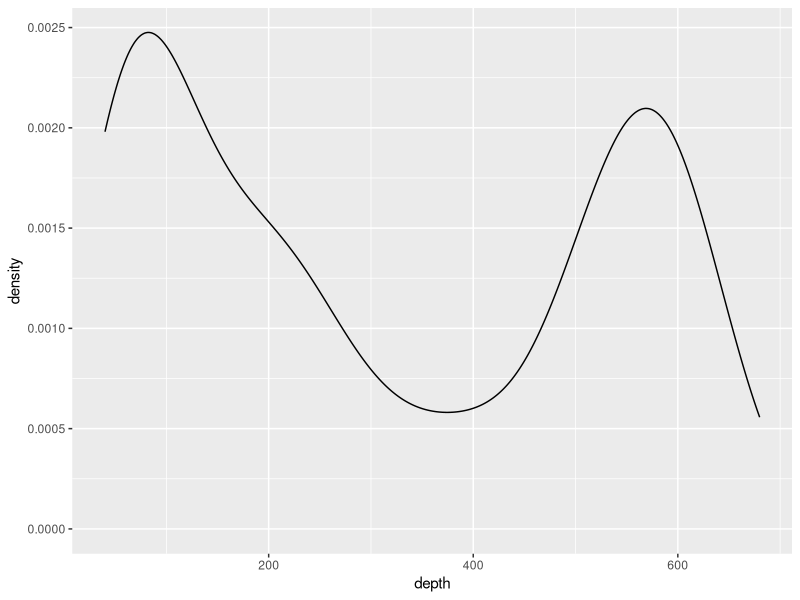
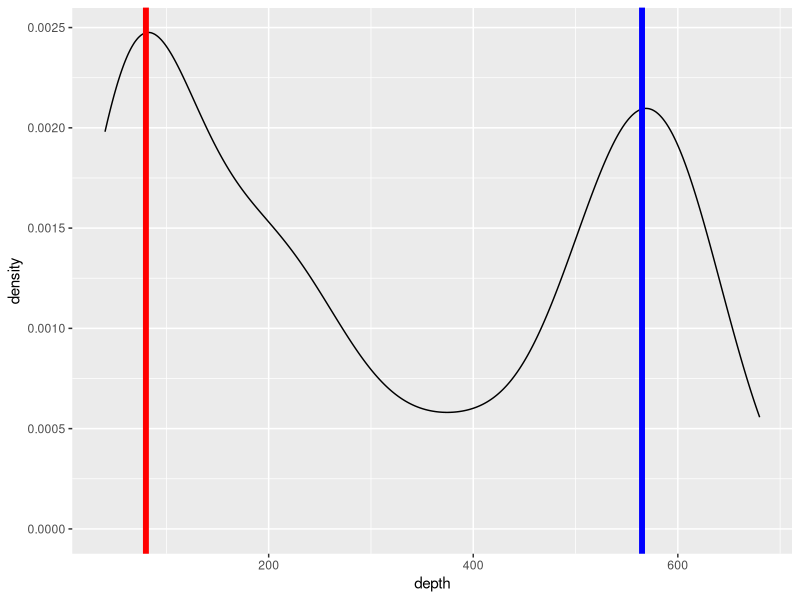
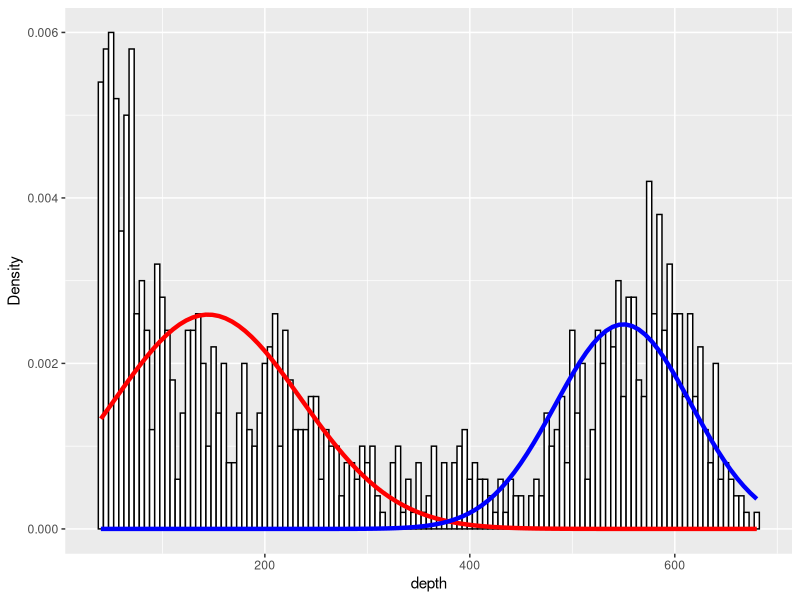
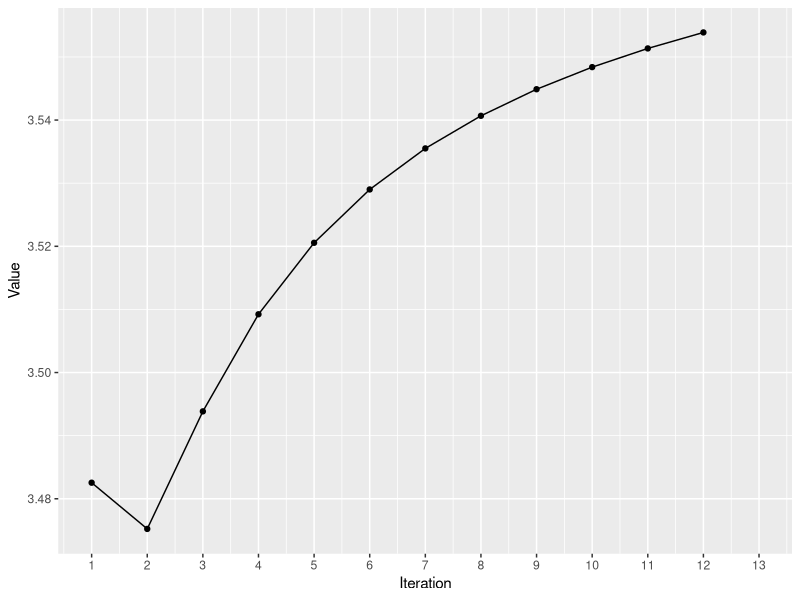
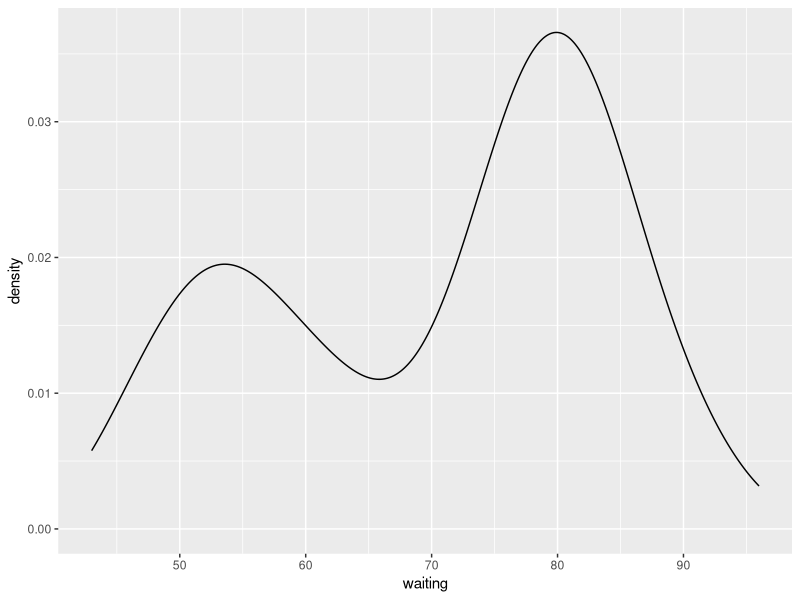
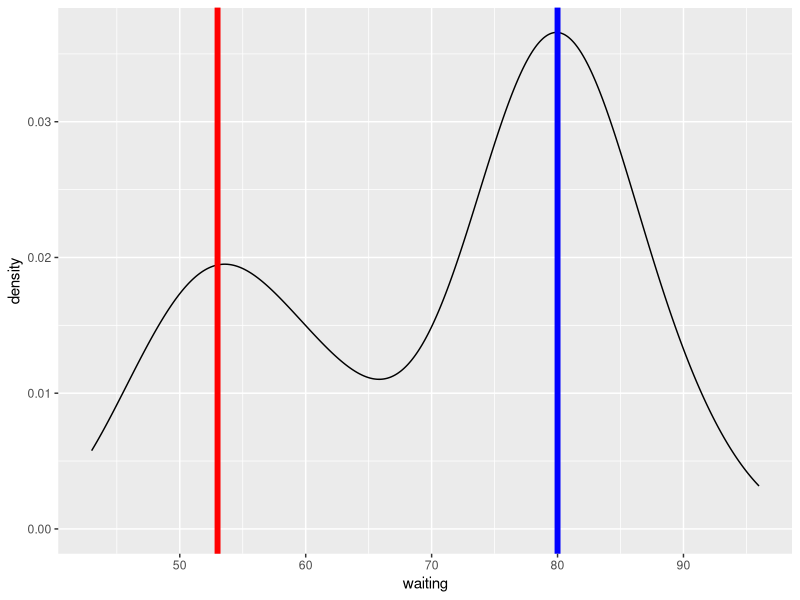
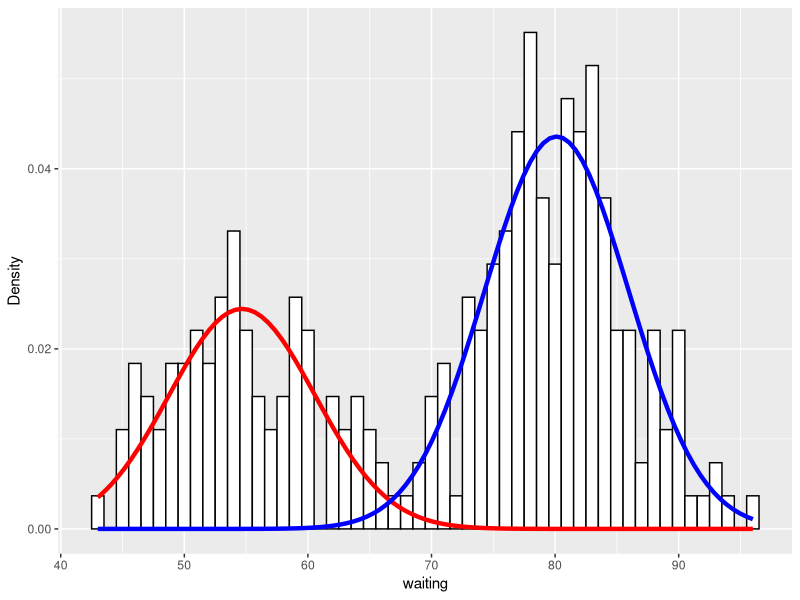
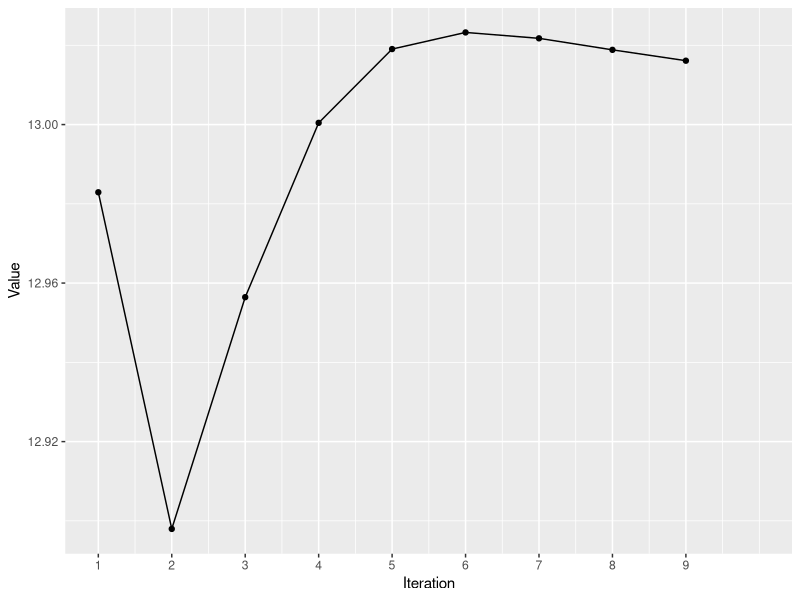

The R script that drew these images, in order:
####      Exercise 5      #####

### Preamble ####



library(tidyverse)
library("ggplot2")
library("dplyr")


#####EM-Algorithm to estimate the parameters of a Gaussian mixture distribution
###includes the explicit formulas for updating the means and variances of the mixture components as well as the weights
######a stopping criterion for the EM-Algorithm

em_mixture <- function(params,X,clusters = 2,tol = .00001,maxits  = 100,showits = TRUE){
  
  # Arguments are starting parameters (means, covariances, cluster probability),
  # data, number of clusters desired, tolerance, maximum iterations, and whether
  # to show iterations
  
  # Starting points
  N     = nrow(X)
  nams  = names(params)
  mu    = params$mu
  var   = params$var
  probs = params$probs
  
  # Other initializations
  # initialize cluster 'responsibilities', i.e. probability of cluster
  # membership for each observation i
  ri = matrix(0, ncol = clusters, nrow = N) 
  ll = 0                                        # log likelihood
  ll_list <-list()
  it = 0
  it_list <- list()
  converged = FALSE
  
  if (showits)                                  # Show iterations
    cat(paste("Iterations of EM:", "\n"))
  
  while ((!converged) & (it < maxits)) {
    probsOld = probs
    #muOld = mu
    #varOld = var
    llOld = ll
    riOld = ri
    # E
    for (k in 1:clusters){
      ri[, k] = probs[k] * dnorm(X, mu[k], sd = sqrt(var[k]), log = FALSE)
    }
    
    ri = ri/rowSums(ri)
    
    
    ### M
    rk = colSums(ri)            # rk is weighted average cluster membership size
    probs = rk/N
      
    #log likelihood 
    
    for (k in 1:clusters){
      varmat = matrix(0, ncol = ncol(X), nrow = ncol(X))    # initialize to sum matrices
      
      for (i in 1:N){
        varmat = varmat + ri[i,k] * X[i,]%*%t(X[i,])
      }
      
      mu[k]   = (t(X) %*% ri[,k]) / rk[k]
      var[[k]] =  varmat/rk[k] - mu[k]%*%t(mu[k])
      
      ll[k] = sum( ri[,k] * dnorm(X, mu[k], sqrt(var[k]), log = FALSE))
    }
    
    ll = sum(ll) 
    
    # compare old to current for convergence
    parmlistold =  c(llOld, probsOld)           
    parmlistcurrent = c(ll, probs)              
    it = it + 1
    ll_list[[it]]<-ll
    it_list[[it]]<-it
    # if showits true, & it =1 or modulo of 5 print message
    if (showits)# & it == 1 )#| it%%5 == 0)         
      cat(paste(format(it), "...", "\n", sep = ""))
    
    converged = min(abs(parmlistold - parmlistcurrent)) <= tol ##### a stopping criterion for the EM-Algorithm
  }
  
  clust = which(round(ri) == 1, arr.ind = TRUE)        # create cluster membership
  clust = clust[order(clust[,1]), 2]            # order accoring to row rather than cluster
  
  
  out = list(
    probs   = probs,
    mu      = mu,
    var     = var,
    resp    = ri,
    cluster = clust,
    ll = ll,
    ll_list = ll_list,
    it_list = it_list
  )
  
  out

}





plot_mix_comps <- function(x, mu, sigma, lam) {
  lam * dnorm(x, mu, sigma)
}



###### quakes data set is in base R######
data(quakes)

head(quakes)
depth = as.matrix(quakes[, 3, drop = FALSE])
options(scipen = 999)

p1 <- ggplot(quakes, aes(x = depth)) +
  geom_density()
p1
p1 + 
  geom_vline(xintercept = 80, col = "red", size = 2) + 
  geom_vline(xintercept = 565, col = "blue", size = 2)
ggsave('5quakes_depth_dist.png')

#########starting values 
d_depth = sd(quakes$depth)
m1_depth = mean(quakes$depth) - (d_depth/2)
m2_depth=  mean(quakes$depth) + (d_depth/2)

start_values_depth = list(mu = c(m1_depth, m2_depth),
                          var = c(d_depth, d_depth),
                          probs = c(.5, .5))


mix_depth = em_mixture(start_values_depth, X = depth, tol = 1e-3)

str(mix_depth)


#data.frame(x = waiting) %>%
ggplot(quakes, aes(x = depth)) +
  geom_histogram(aes(x= depth, ..density..), binwidth = 5, colour = "black", 
                 fill = "white") +
  stat_function(geom = "line", fun = plot_mix_comps,
                args = list(mix_depth$mu[1], sqrt(mix_depth$var[1]), lam = mix_depth$probs[1]),
                colour = "red", lwd = 1.5) +
  stat_function(geom = "line", fun = plot_mix_comps,
                args = list(mix_depth$mu[2], sqrt(mix_depth$var[2]), lam = mix_depth$probs[2]),
                colour = "blue", lwd = 1.5) +
  ylab("Density")
ggsave('5quakes_depth_mix.png')

df_depth<-do.call(rbind, Map(data.frame, Iteration=mix_depth$it_list, Value=mix_depth$ll_list))

ggplot(df_depth, aes(x=Iteration, y=Value)) + 
  geom_line()+geom_point()+
  coord_cartesian(xlim =c(1, 13))+
  scale_x_continuous(breaks = seq(1, 13, 1))
  #xlab('Iteration')

ggsave('5quakes_depth_iter.png')




####### faithful data set is in base R########
data(faithful)

head(faithful)
waiting = as.matrix(faithful[, 2, drop = FALSE])
options(scipen = 999)

p2 <- ggplot(faithful, aes(x = waiting)) +
  geom_density()
p2
p2 + 
  geom_vline(xintercept = 53, col = "red", size = 2) + 
  geom_vline(xintercept = 80, col = "blue", size = 2)
ggsave('5faith_wait_dist.png')




#########starting values 
d_faith = sd(faithful$waiting)
m1_faith = mean(faithful$waiting) - (d_faith/2)
m2_faith=  mean(faithful$waiting) + (d_faith/2)

start_values_faith = list(mu = c(m1_faith, m2_faith),
                      var = c(d_faith, d_faith),
                      probs = c(.5, .5))


mix_waiting_faith = em_mixture(start_values_faith, X = waiting, tol = 1e-3, maxits = 1000)

ggplot(faithful, aes(x = waiting)) +
  geom_histogram(aes(x= waiting, ..density..), binwidth = 1, colour = "black", 
                 fill = "white") +
  stat_function(geom = "line", fun = plot_mix_comps,
                args = list(mix_waiting_faith$mu[1], sqrt(mix_waiting_faith$var[1]), lam = mix_waiting_faith$probs[1]),
                colour = "red", lwd = 1.5) +
  stat_function(geom = "line", fun = plot_mix_comps,
                args = list(mix_waiting_faith$mu[2], sqrt(mix_waiting_faith$var[2]), lam = mix_waiting_faith$probs[2]),
                colour = "blue", lwd = 1.5) +
  ylab("Density")
ggsave('5faith_wait_mix.png')

df_faith<-do.call(rbind, Map(data.frame, Iteration=mix_waiting_faith$it_list, Value=mix_waiting_faith$ll_list))

ggplot(df_faith, aes(x=Iteration, y=Value)) + 
  geom_line()+geom_point()+
  coord_cartesian(xlim =c(1, 10))+
  scale_x_continuous(breaks = seq(1, 9, 1))

ggsave('5faith_wait_iter.png')

